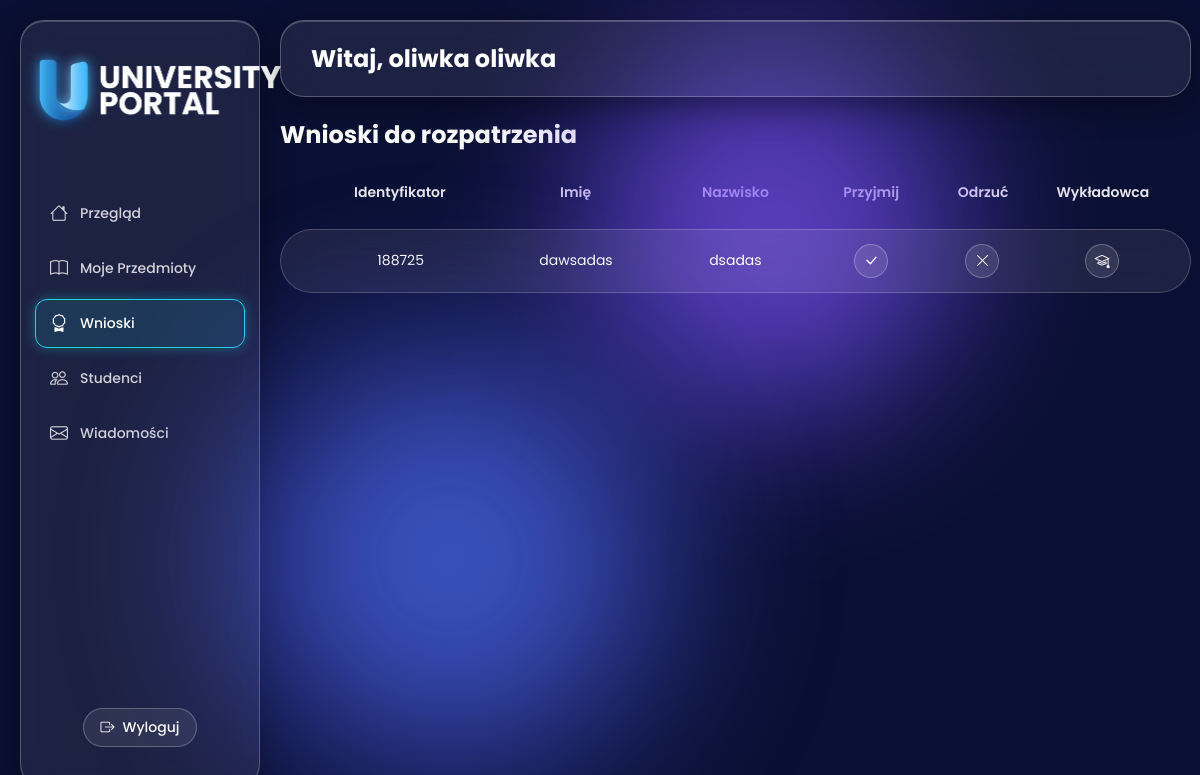
The page /wnioski/ (signed in) on the database its author committed.
### core/models.py (models this page shows)
class User(AbstractUser):
    is_lecturer = models.BooleanField(default=False)
    is_student = models.BooleanField(default=False)
    is_candidate = models.BooleanField(default=False)

### core/views.py (the view)
# urls.py: path('wnioski/', views.lecturer_requests, name='lecturer_requests'),
@login_required
def lecturer_requests(request):
    if not request.user.is_lecturer:
            raise PermissionDenied
    candidates = User.objects.filter(is_student=False, is_lecturer=False, is_candidate=True)
    context = {
            'candidates': candidates
        }
    return render(request, 'lecturer_requests.html', context)

### core/templates/lecturer_requests.html (shortened to what this page needs)
{% extends 'lecturer_dashboard.html' %}
{% block content %}
<div class="candidate-list">
    <h2>Wnioski do rozpatrzenia</h2>
    <div class="candidate-scroll">
        <div class="candidate-line candidate-headers">
            <p>Identyfikator</p>
            <p>Imię</p>
            <p>Nazwisko</p>
            <p>Przyjmij</p>
            <p>Odrzuć</p>
            <p>Wykładowca</p>
        </div>
        {% for candidate in candidates %}
        <div class="candidate-line">
            <p>{{ candidate.username }}</p>
            <p>{{ candidate.first_name }}</p>
            <p>{{ candidate.last_name }}</p>
            <form method="POST" action="{% url 'accept_student' candidate.id %}">
                <button type="submit" class="btn-accept" title="Przyjmij" aria-label="Przyjmij">
                    <i class="bi bi-check-lg"></i>
                </button>
            </form>
            <form method="POST" action="{% url 'refuse_student' candidate.id %}">
                <button type="submit" class="btn-refuse" title="Odrzuć" aria-label="Odrzuć">
                    <i class="bi bi-x-lg"></i>
                </button>
            </form>
            <form method="POST" action="{% url 'accept_lecturer' candidate.id %}">
                <button type="submit" class="btn-lecturer" title="Nadaj rolę wykładowcy" aria-label="Nadaj rolę wykładowcy">
                    <i class="bi bi-mortarboard"></i>
                </button>
            </form>
        </div>
        {% empty %}
        <p class="candidate-empty">Brak wniosków do rozpatrzenia.</p>
        {% endfor %}
    </div>
</div>
{% endblock %}

### core/templates/lecturer_dashboard.html (shortened to what this page needs)
{% load static %}
<!DOCTYPE html>
<html lang="en">
<head>
    <link rel="stylesheet" href="https://cdn.jsdelivr.net/npm/bootstrap-icons@1.11.3/font/bootstrap-icons.min.css">
    <link rel="stylesheet" href="{% static 'core/style.css' %}">
</head>
<body>
    <div class="content">
        <div class="left-panel">
            <img src="{% static 'core/images/logo.png' %}" alt="Logo" class="logo-img">
            <nav class="sidebar-nav">
                <a href="{% url 'lecturer_master' %}" class="nav-item {% if request.resolver_match.url_name == 'lecturer_master' %}active{% endif %}">
                    <i class="bi bi-house"></i>
                    <span>Przegląd</span>
                </a>
                <a href="{% url 'lecturer_courses' %}" class="nav-item {% if request.resolver_match.url_name == 'lecturer_courses' %} active {% endif %}">
                    <i class="bi bi-book"></i>
                    <span>Moje Przedmioty</span>
                </a>
                <a href="{% url 'lecturer_requests' %}" class="nav-item {% if request.resolver_match.url_name == 'lecturer_requests' %}active{% endif %}">
                    <i class="bi bi-award"></i>
                    <span>Wnioski</span>
                </a>
                <a href="{% url 'lecturer_students' %}" class="nav-item {% if request.resolver_match.url_name == 'lecturer_students' %}active{% endif %}">
                    <i class="bi bi-people"></i>
                    <span>Studenci</span>
                </a>
                <a href="{% url 'lecturer_messages' %}" class="nav-item {% if request.resolver_match.url_name == 'lecturer_messages' %}active{% endif %}">
                    <i class="bi bi-envelope"></i>
                    <span>Wiadomości</span>
                </a>
            </nav>
            {% if user.is_authenticated %}
            <form action="{% url 'logout' %}" method="post" class="logout-form">
                <button type="submit" class="logout-btn">
                    <i class="bi bi-box-arrow-right"></i>
                    <span>Wyloguj</span>
                </button>
            </form>
            {% endif %}
        </div>
        <div class="right-panel">
            <header>
                <h2>Witaj, {{ request.user.first_name }} {{ request.user.last_name }}</h2>
            </header>
             {% block content %}{% endblock %}
        </div>
    </div>
</body>
</html>

### core/static/core/style.css (style rules this page uses)
* { box-sizing: border-box; font-family: 'Poppins', sans-serif; }
body { margin: 0; min-height: 100vh; background: #0a1033; color: #fff; overflow: hidden; position: relative; }
body::before { content: ""; position: absolute; width: 380px; height: 380px; top: 5%; right: 20%; background: radial-gradient(circle, #8b5cf6, #5b3df5); border-radius: 50%; filter: blur(80px); opacity: 0.7; z-index: 0; }
body::after { content: ""; position: absolute; width: 420px; height: 420px; bottom: 5%; left: 20%; background: radial-gradient(circle, #3b82f6, #6d4aff); border-radius: 50%; filter: blur(90px); opacity: 0.7; z-index: 0; }
.logo-img { display: block; width: 260px; height: auto; margin: 0 auto; margin-bottom: 30px; margin-top: -20px; }
.content { display: flex; width: 100%; }
.left-panel { background: rgba(255, 255, 255, 0.08); backdrop-filter: blur(20px); -webkit-backdrop-filter: blur(20px); border: 1px solid rgba(255, 255, 255, 0.25); border-radius: 24px; box-shadow: 0 8px 32px rgba(0, 0, 0, 0.4), inset 0 1px 0 rgba(255, 255, 255, 0.2); width: 20%; margin: 20px; height: 96vh; padding: 40px 0; display: flex; flex-direction: column; }
header { background: rgba(255, 255, 255, 0.08); backdrop-filter: blur(20px); -webkit-backdrop-filter: blur(20px); border: 1px solid rgba(255, 255, 255, 0.25); border-radius: 24px; box-shadow: 0 8px 32px rgba(0, 0, 0, 0.4), inset 0 1px 0 rgba(255, 255, 255, 0.2); margin-top: 20px; width: 99%; padding: 0 30px; margin-right: 20px; }
.logout-form { margin-top: auto; display: flex; justify-content: center; }
.logout-btn { display: inline-flex; align-items: center; gap: 8px; width: auto; margin: 0; padding: 8px 16px; background: rgba(255, 255, 255, 0.08); border: 1px solid rgba(255, 255, 255, 0.25); border-radius: 999px; color: white; font-size: 14px; font-weight: 500; cursor: pointer; transition: 0.2s; }
.sidebar-nav { display: flex; flex-direction: column; gap: 6px; padding: 20px 14px; }
.nav-item { display: flex; align-items: center; gap: 12px; padding: 10px 14px; border: 1px solid transparent; border-radius: 12px; color: rgba(255, 255, 255, 0.8); font-size: 14px; font-weight: 500; text-decoration: none; transition: 0.2s; }
.nav-item i { font-size: 18px; }
.nav-item.active { background: rgba(34, 211, 238, 0.12); border-color: #22d3ee; color: white; box-shadow: 0 0 12px rgba(34, 211, 238, 0.35); }
.right-panel { display: flex; flex-direction: column; width: 80%; }
.candidate-list { --columns: 1.2fr 1fr 1fr 0.7fr 0.7fr 0.8fr; width: 100%; margin-top: 20px; }
.candidate-list h2 { margin: 0 0 16px; text-align: left; }
.candidate-scroll { display: flex; flex-direction: column; gap: 12px; overflow-x: auto; padding-bottom: 4px; }
.candidate-line { display: grid; grid-template-columns: var(--columns); align-items: center; justify-items: center; min-width: 640px; padding: 14px 24px; background: rgba(255, 255, 255, 0.08); backdrop-filter: blur(20px); -webkit-backdrop-filter: blur(20px); border: 1px solid rgba(255, 255, 255, 0.2); border-radius: 999px; font-size: 14px; transition: background 0.2s; max-width: 99%; }
.candidate-line p, .candidate-line form { margin: 0; }
.candidate-line form { display: flex; justify-content: center; }
.candidate-headers, .candidate-headers:hover { background: none; border: none; backdrop-filter: none; -webkit-backdrop-filter: none; font-weight: 600; color: rgba(255, 255, 255, 0.9); }
.candidate-line button { display: inline-flex; align-items: center; justify-content: center; width: 34px; height: 34px; margin: 0; padding: 0; background: rgba(255, 255, 255, 0.1); border: 1px solid rgba(255, 255, 255, 0.25); border-radius: 50%; color: white; font-size: 15px; cursor: pointer; transition: 0.2s; }

### rows shown on the page
User: user.first_name "oliwka", user.last_name "oliwka"
User: username "188725", first_name "dawsadas", last_name "dsadas"
